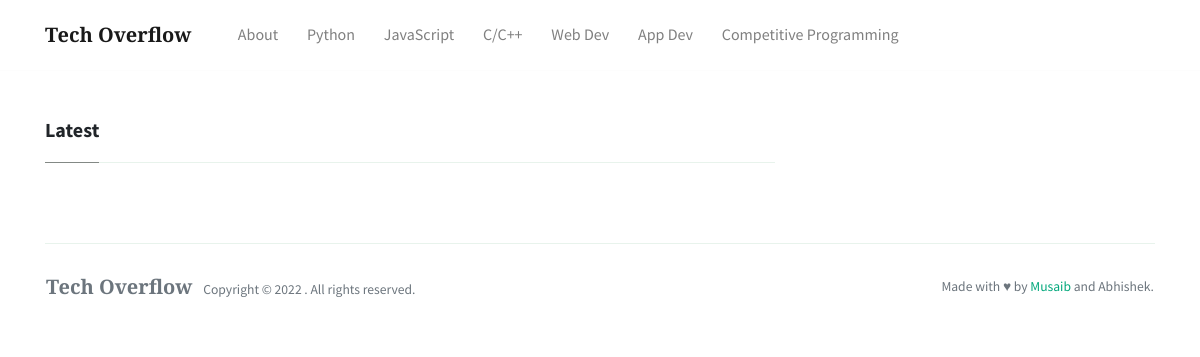
Before: /cp with the older database file.
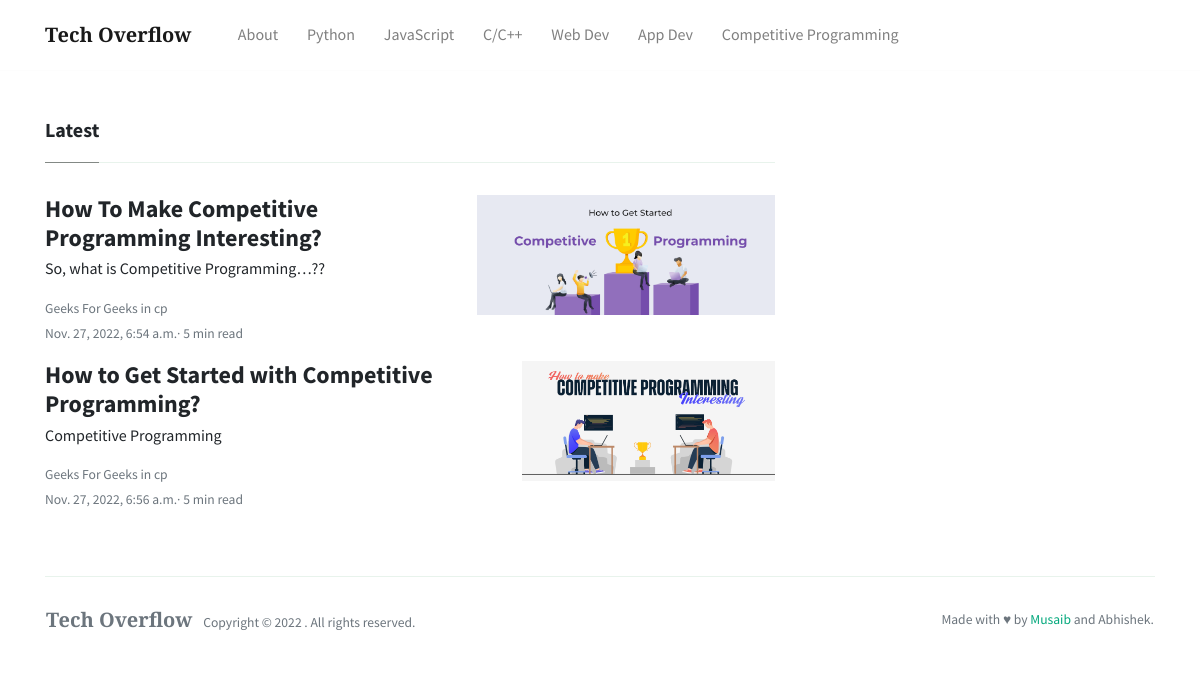
After: the same page with the newer database file.
### home/models.py (models this page shows)
class Post(models.Model):
    title = models.CharField(max_length = 200)
    heading = models.CharField(max_length = 600)
    author = models.CharField(max_length = 500)
    time_stamp = models.DateTimeField(auto_now_add=True)
    category = models.CharField(choices = CATEGORY_CHOICES, default="general", max_length=150)
    description = models.TextField()
    img = models.ImageField(upload_to='media')
    def __str__(self):
        return self.title

### home/views.py (the view)
# urls.py: path('<str:category>', views.category, name = "category"),
def category(request, category):
    post = Post.objects.filter(category = category)
    print(post)
    context = {'post':post}
    return render(request, 'category.html', context)

### templates/category.html (shortened to what this page needs)
{% extends 'base.html' %}
{% block body %}
<div class="container mt-5 mb-5">
	<div class="row">
		<div class="col-md-8">
			<h5 class="font-weight-bold spanborder"><span>Latest</span></h5>
			{% for p in post %}
			<div class="mb-3 d-flex justify-content-between">
				<div class="pr-3">
					<h2 class="mb-1 h4 font-weight-bold">
					<a class="text-dark" href="/post/{{p.id}}">{{p.title}}</a>
					</h2>
					<p>
						 {{p.heading}}
					</p>
					<div class="card-text text-muted small">
						 {{p.author}} in {{p.category}}
					</div>
					<small class="text-muted">{{p.time_stamp}}· 5 min read</small>
				</div>
				<img height="120" src="/media/{{p.img}}">
			</div>
			{% endfor %}
		</div>
	</div>
</div>
{% endblock body %}

Changed rows visible on the page:
added Post: title "How To Make Competitive Programming Interesting?", heading "So, what is Competitive Programming…??", author "Geeks For Geeks", category "cp", time_stamp "Nov. 27, 2022, 6:54 a.m.", img (picture)
added Post: title "How to Get Started with Competitive Programming?", heading "Competitive Programming", author "Geeks For Geeks", category "cp", time_stamp "Nov. 27, 2022, 6:56 a.m.", img (picture)
